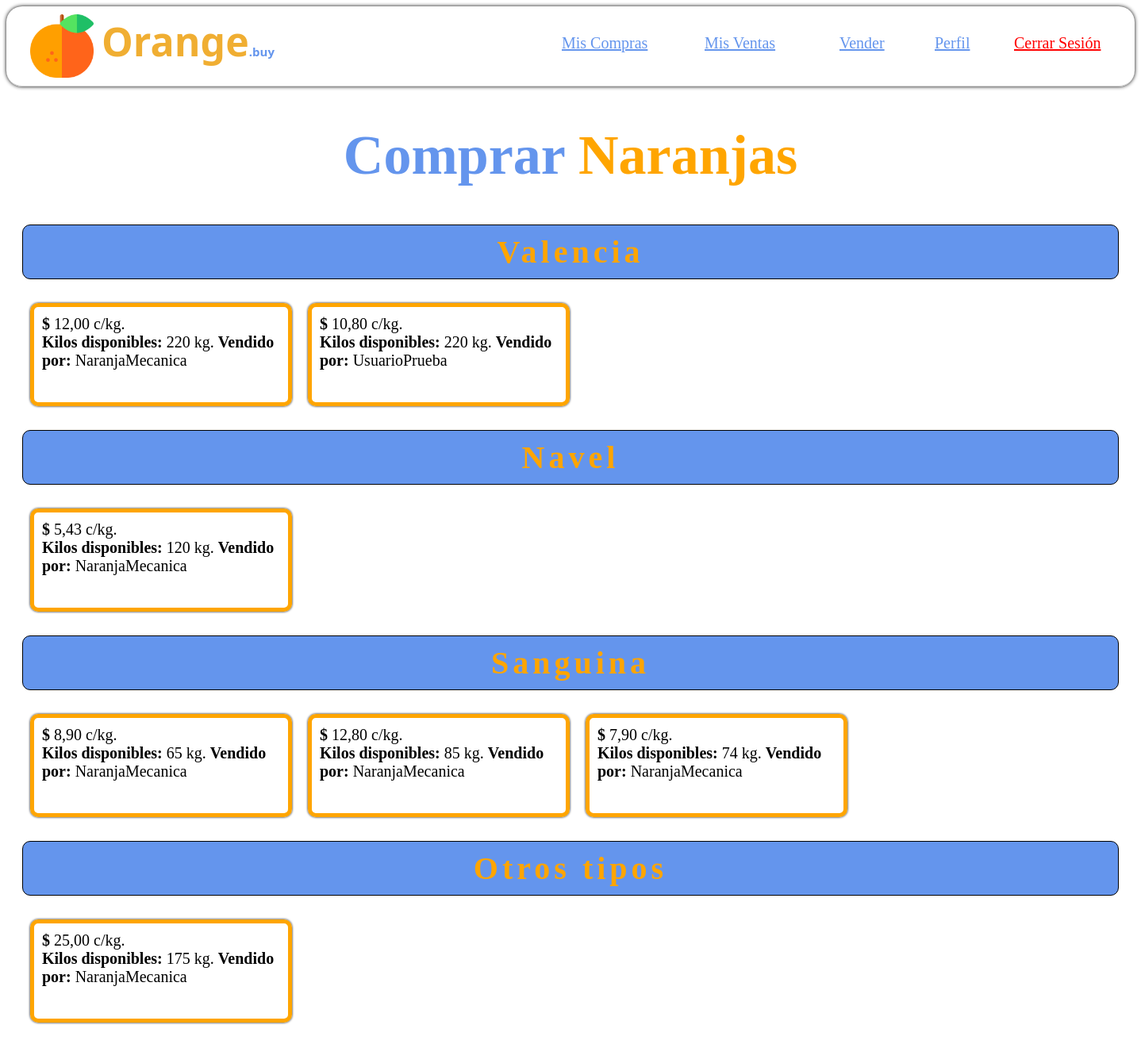
The app's page /tienda/menu/ (signed in), older data.
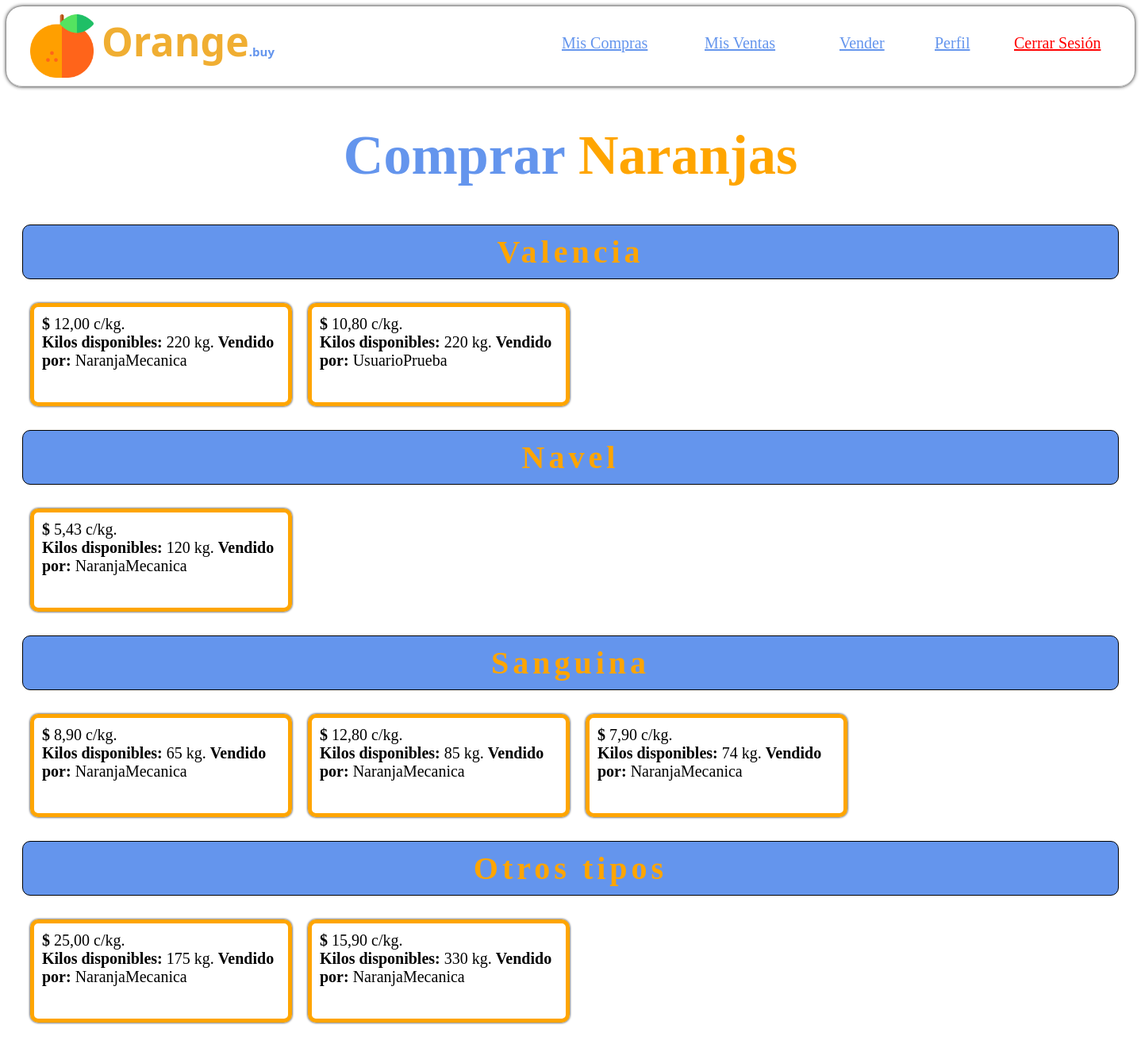
The same page, newer data.
### tienda/models.py (models this page shows, shortened)
class Producto(models.Model):
    vendedor = models.ForeignKey(User, on_delete=models.CASCADE, related_name='ventas')
    precio_por_kilo = models.DecimalField(max_digits=6, decimal_places=2)
    kilos_disponibles = models.PositiveIntegerField()
    cantidad_vendida = models.PositiveIntegerField(default=0)
    fecha_inicio = models.DateTimeField(auto_now_add=True)
    activo = models.BooleanField(default=True)
    descuento = models.DecimalField(max_digits=4, decimal_places=2, default=0.00)
    TIPOS_NARANJA = [
        ("valencia", "Valencia"),
        ("navel", "Navel"),
        ("sanguina", "Sanguina"),
        ("otra", "Otra variedad"),
    ]
    tipo = models.CharField(max_length=20, choices=TIPOS_NARANJA)

### tienda/views.py (the view)
# urls.py: path('menu/', views.menu_tienda, name='menu_tienda'),
@login_required
def menu_tienda(request):
    valencia = Producto.objects.filter(activo=True, tipo='valencia')
    navel = Producto.objects.filter(activo=True, tipo='navel')
    sanguinea = Producto.objects.filter(activo=True, tipo='sanguina')
    otra = Producto.objects.filter(activo=True, tipo='otra')
    return render(request, 'tienda/menu.html', {'valencia':valencia, 'navel':navel, 'sanguinea': sanguinea, 'otra':otra})

### tienda/templates/tienda/menu.html (shortened to what this page needs)
{% load static %}
<!DOCTYPE html>
<html lang="en">
<head>
</head>
<body>
    <div class="header">
        <img src="{% static 'manager/naranja.png' %}" id="logo">
        <h3 class="titulo_header">Orange<span style="color:cornflowerblue; font-size: 15px;">.buy</span></h3>
        <a class="referencia" href="{% url 'menu_tienda' %}">Mis Compras</a>
        <a class="referencia" href="{% url 'mis_ventas' %}">Mis Ventas</a>
        <a class="referencia" href="{% url 'vender' %}">Vender</a>
        <a class="referencia" href="{% url 'menu_tienda' %}">Perfil</a>
        <a class="referencia" href="{% url 'cerrar_sesion' %}" style="color:red">Cerrar Sesión</a>
    </div>
    <h1>Comprar <span style="color:orange;">Naranjas</span></h1>
    {% if valencia %}
        <div class="tipo">
            Valencia
        </div>
        <div class="contenedor_producto">
            {% for producto in valencia %}
                <a href="{% url 'producto' producto.id %}" class="producto">
                        <strong>$ </strong>{{ producto.precio_por_kilo }} c/kg.<br>
                        <strong>Kilos disponibles: </strong> {{ producto.kilos_disponibles}} kg.
                        <strong>Vendido por:</strong> {{ producto.vendedor.username }}
                </a>
            {% endfor %}
        </div>
    {% endif %}
    {% if navel %}
        <div class="tipo">
            Navel
        </div>
        <div class="contenedor_producto">
            {% for producto in navel %}
                <a href="{% url 'producto' producto.id %}" class="producto">
                        <strong>$ </strong>{{ producto.precio_por_kilo }} c/kg.<br>
                        <strong>Kilos disponibles: </strong> {{ producto.kilos_disponibles}} kg.
                        <strong>Vendido por:</strong> {{ producto.vendedor.username }}
                </a>
            {% endfor %}
        </div>
    {% endif %}
    {% if sanguinea %}
        <div class="tipo">
            Sanguina
        </div>
        <div class="contenedor_producto">
            {% for producto in sanguinea %}
                <a href="{% url 'producto' producto.id %}" class="producto">
                    <strong>$ </strong>{{ producto.precio_por_kilo }} c/kg.<br>
                    <strong>Kilos disponibles: </strong> {{ producto.kilos_disponibles}} kg.
                    <strong>Vendido por:</strong> {{ producto.vendedor.username }}
                </a>
            {% endfor %}
        </div>
    {% endif %}
    {% if otra %}
        <div class="tipo">
            Otros tipos
        </div>
        <div class="contenedor_producto">
            {% for producto in otra %}
                <a href="{% url 'producto' producto.id %}" class="producto">
                    <strong>$ </strong>{{ producto.precio_por_kilo }} c/kg.<br>
                    <strong>Kilos disponibles: </strong> {{ producto.kilos_disponibles}} kg.
                    <strong>Vendido por:</strong> {{ producto.vendedor.username }}
                </a>
            {% endfor %}
        </div>
    {% endif %}
</body>
</html>

Row changes from the older to the newer data that the page shows:
added Producto: precio_por_kilo "15,90", kilos_disponibles "330", vendedor.username "NaranjaMecanica"
